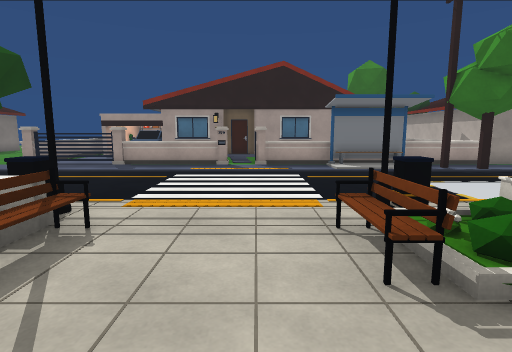
[1] (above)

24 first-person views from a walk through a Unity game level. The camera is 1.3 m above the floor, tilts 8° down and sees 80° across. Doors are open. The floor is counted in squares, 1 m on a side. Each view is taken from the middle of a square. On the plan, view 1 faces up. The plan holds only what a view shows up to about 14 squares ahead; the rest is blank. The place goes on beyond the plan. The player is left out. Some surface patterns are stand-ins.

[2]
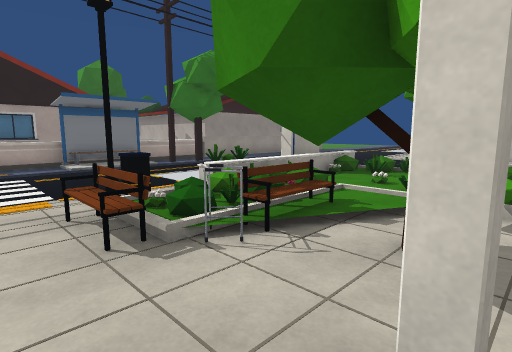

[3]
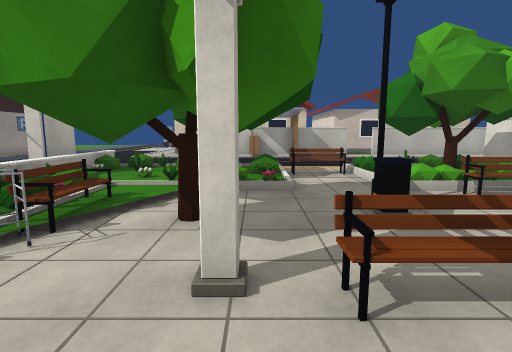

[4]
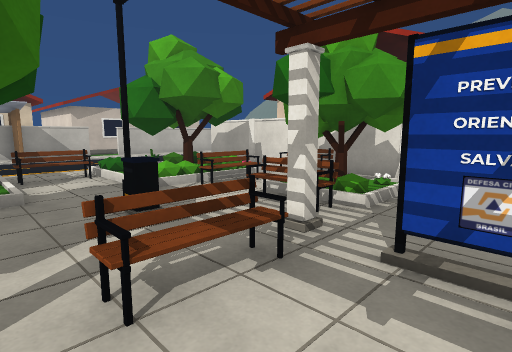

[5]
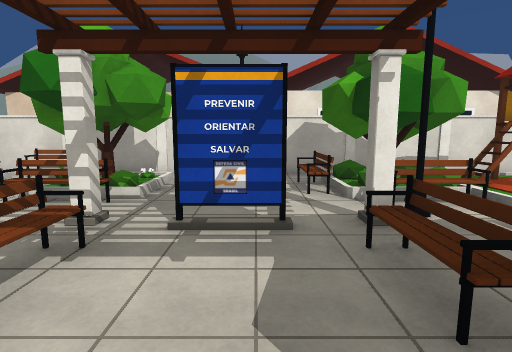

[6]
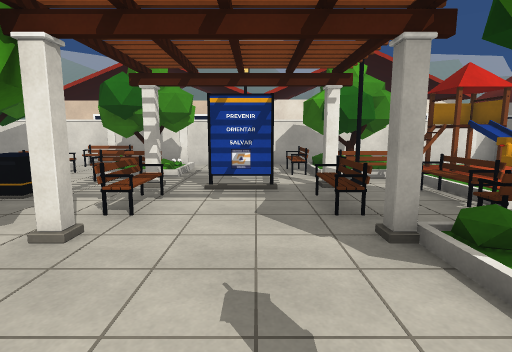

[7]
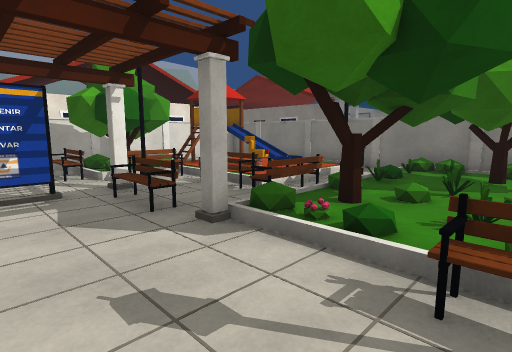

[8]
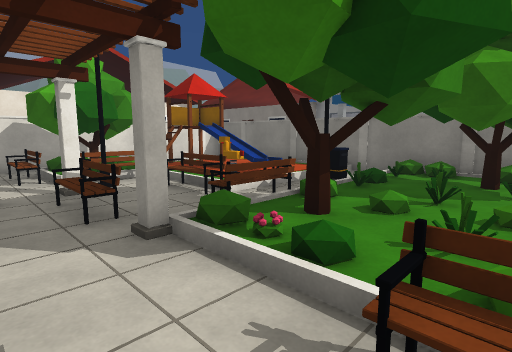

[9]
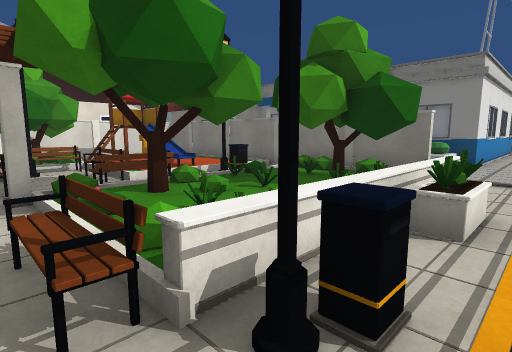

[10]
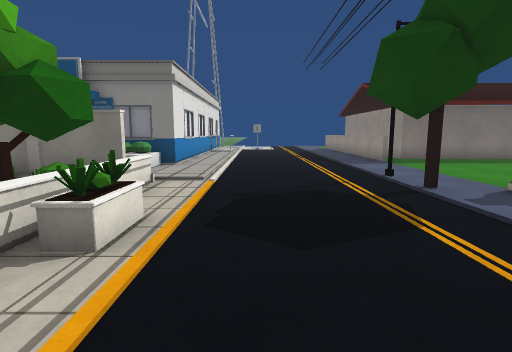

[11]
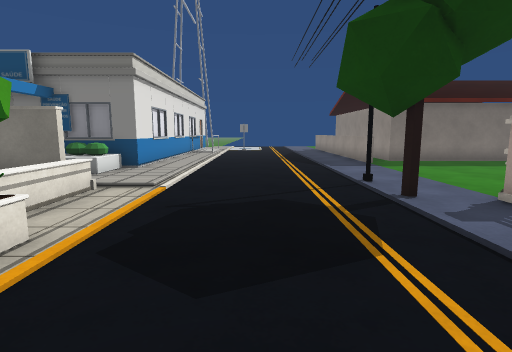

[12]
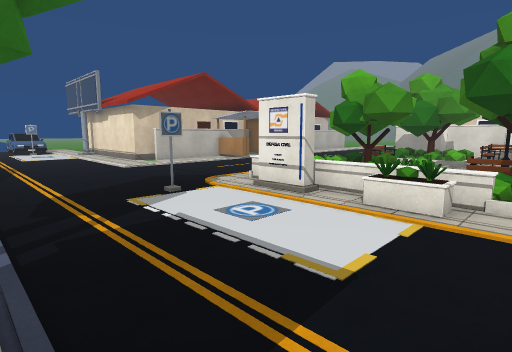

[13]
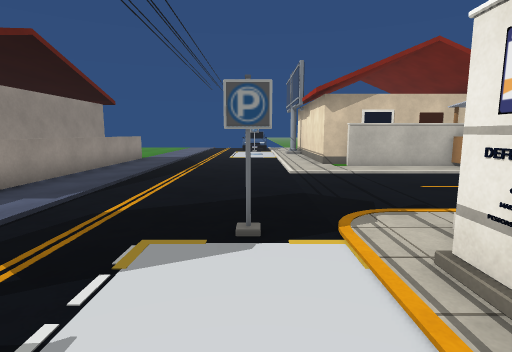

[14]
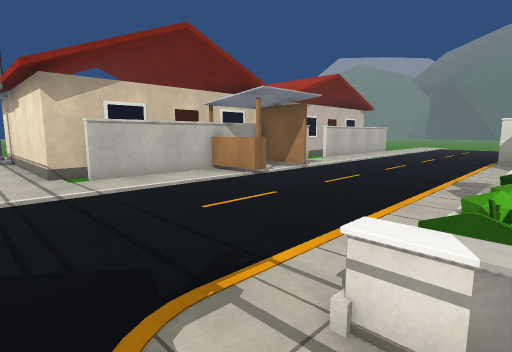

[15]
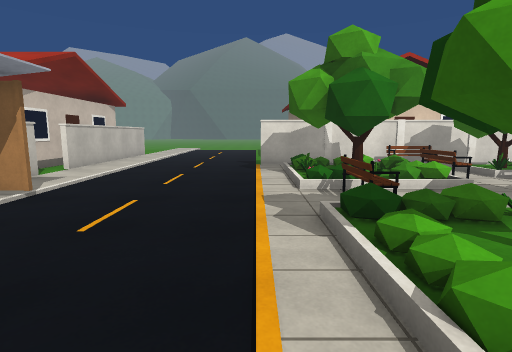

[16]
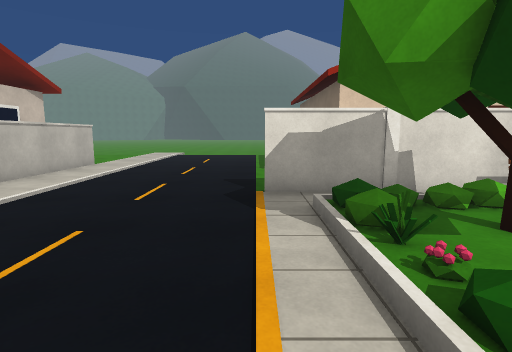

[17]
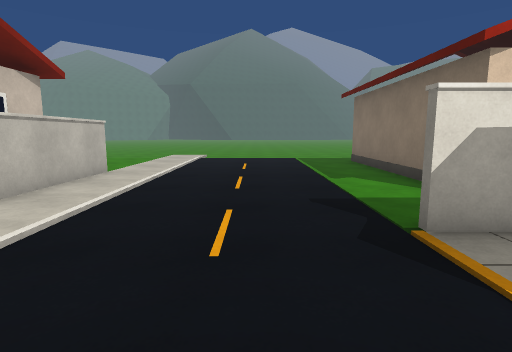

[18]
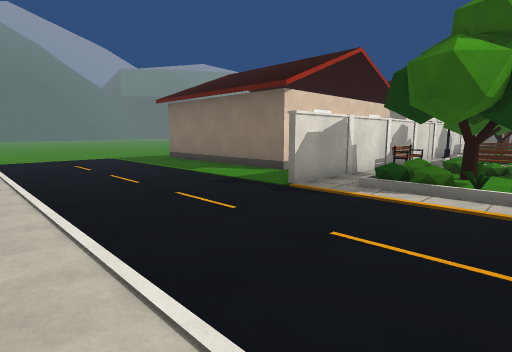

[19]
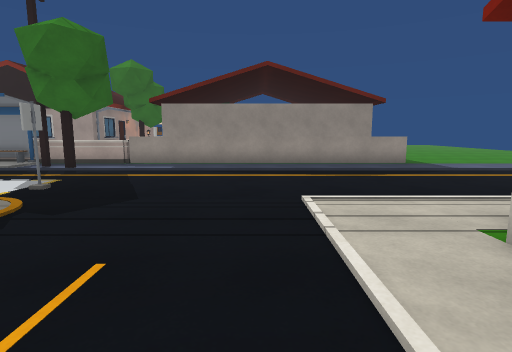

[20]
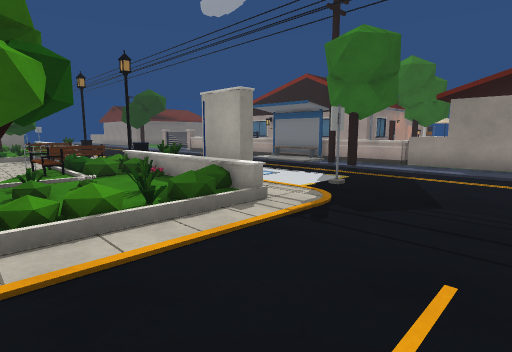

[21]
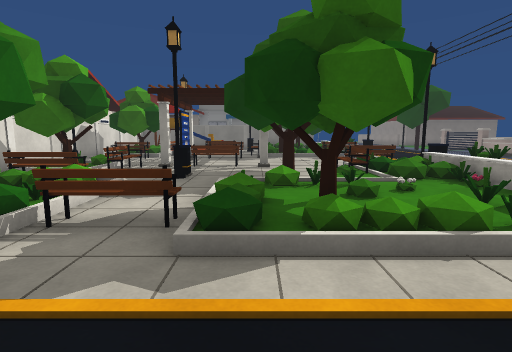

[22]
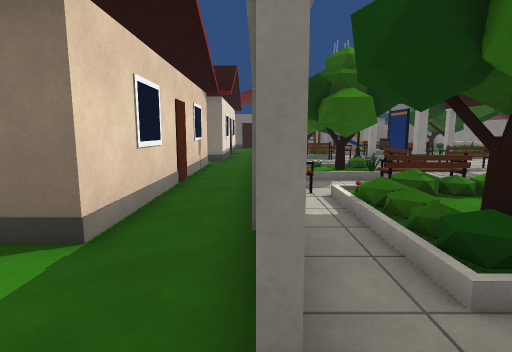

[23]
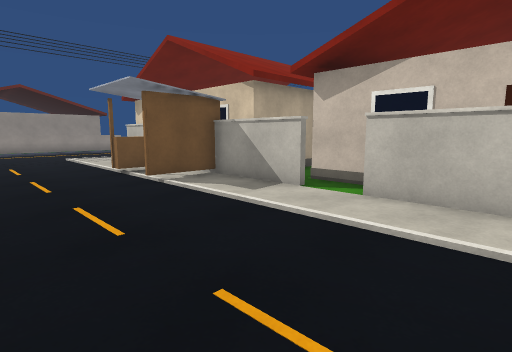

[24]
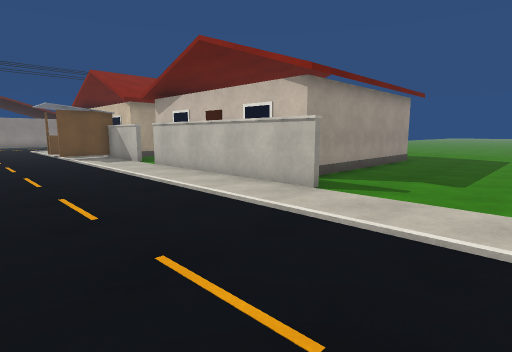

### Floor plan
Key: @ floor where view 1 was taken; # wall or solid block; x gap in a wall; . main floor; : floor 0.25 m higher than the main floor; - floor 0.25 m lower than the main floor; + floor 0.5 m higher than the main floor; * floor 0.75 m higher than the main floor; = window, fence, low wall or low ledge; T thing the floor can be seen under or through; O other object.
Columns run from 18 left of view 1 to 21 right of it. Each row starts with its distance up from view 1.
 16 O....
 15 O......
 14 #.......= ..                 #OOOOOOOO#
 13 ==......#####====x#==OOOO===#===========
 12 .....................OOOO...............
 11 ......#.#...............................
 10 ........................................
  9 ........................................
  8 ........................................
  7 ....................... .   O...........
  6 .......................................
  5 ...........O..=#....#xx#=###............
  4 #####..#=OOO=O===..==+*#=====........###
  3    =#O #OOO::###....=:++::=#........##
  2    ##O #OOOOO###=..=O##:::##........#
  1        #O#OO#O##....TT.::#OO........#
  0        #O####OO#..@.TOO.:#OO........#
 -1        #.=#.===#....TTT.:#OO......OO#
 -2        #. =.#=#=...O =T...#=........#
 -3        #::#==###...O#=T...#=......OO#
 -4        #::====####x##=  ..#=........#
 -5        #::##:####..####==O#O........#
 -6        #::##=O#O=..#=#==#OOO........##
 -7        #::###OOO=. #OOO==OO#.........#
 -8        #  ## OOO=  OOOO#####........##
 -9        #  =#    ##    =#............##
-10        ######################-......##
-11                 ....................#
-12                 #.#########.........#
-13                           #.........#
-14                           #.........#
-15                           #.........####
-16                           #.............
-17                           #.............
-18                           #.............
-19                           #.............
-20                           #...........

Positions as (right, up) in squares from view 1, and headings:
1: (0, 0), facing up
2: (0, -1), facing up-right
3: (-1, -1), facing right
4: (-1, -1), facing down-right
5: (-1, 0), facing down
6: (-1, 3), facing down
7: (0, 3), facing down-left
8: (-1, 3), facing down-left
9: (-2, 6), facing down-left
10: (-3, 7), facing left
11: (-4, 8), facing left
12: (3, 11), facing down-right
13: (6, 7), facing right
14: (9, 6), facing down-right
15: (11, 3), facing down
16: (11, -3), facing down
17: (13, -6), facing down
18: (17, -5), facing down-left
19: (15, 0), facing up
20: (14, 0), facing up-left
21: (13, -1), facing left
22: (12, -10), facing left
23: (12, -11), facing up-right
24: (12, -20), facing up-right
